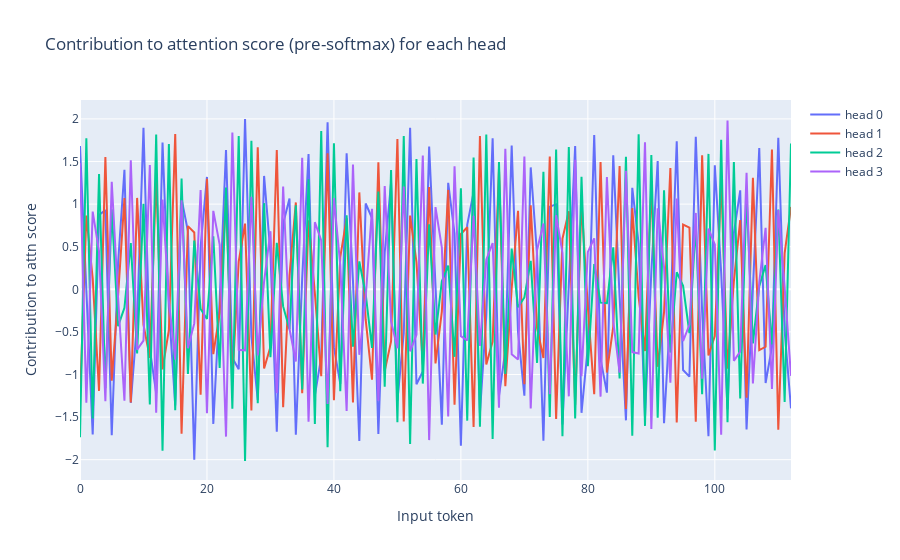

Source (notebook cell):
### Markdown cell above
#### **$W_{attn}$**

### Code cell
lines(
    W_attn,
    labels = [f'head {hi}' for hi in range(4)],
    xaxis='Input token',
    yaxis='Contribution to attn score',
    title=f'Contribution to attention score (pre-softmax) for each head'
)
